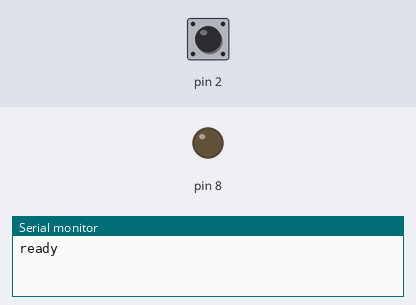
A sketch run on a simulated Arduino Uno, built with avr-gcc and run on an emulated ATmega328P. Parts: output pins drawn as LEDs (lit = HIGH), the last lines printed to the serial monitor. Dashed ring = blinking. Inputs (shaded band) come from the test bench; at power-on: pin 2 LOW.

Above: at 1.2 s.
1.3 s: pin 2 driven HIGH
At 1.9 s:
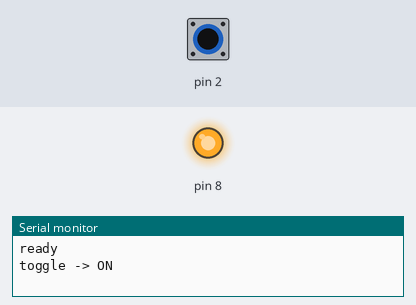
2.8 s: pin 2 pulsed LOW 5 times (0.12 s each, 0.3 s apart)
At 3.37 s:
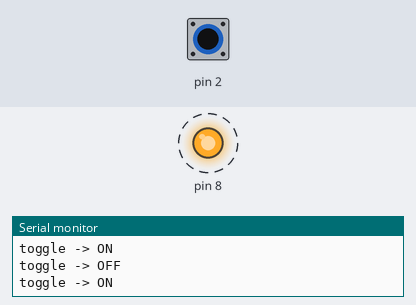
Timing chart, 0 to 5.8 s (numbered marks = the images above; inputs shaded):
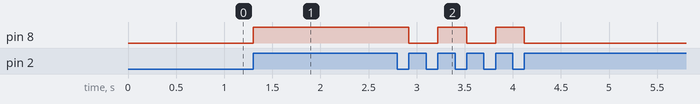

The sketch:

button-toggle.ino
```cpp
// Lesson 3b: each press toggles the LED. Debounce uses millis().
unsigned int debounceMs = 50;   // ms to ignore bounce after a press
bool ledOn = false;
int lastReading = LOW;
unsigned long lastPress = 0;

void setup() {
  Serial.begin(9600);
  pinMode(2, INPUT);
  pinMode(8, OUTPUT);
  Serial.println("ready");
}

void loop() {
  int reading = digitalRead(2);
  if (reading == HIGH && lastReading == LOW && millis() - lastPress >= debounceMs) {
    lastPress = millis();
    ledOn = !ledOn;
    digitalWrite(8, ledOn);
    Serial.println(ledOn ? "toggle -> ON" : "toggle -> OFF");
  }
  lastReading = reading;
}
```

Measured:
- after the input at 1.3 s, pin 8: LOW → HIGH at once
- after the input at 2.8 s, pin 8: alternates HIGH for 0.30 s and LOW for 0.30 s, 5 changes in all, then stays LOW, starting after 0.12 s
